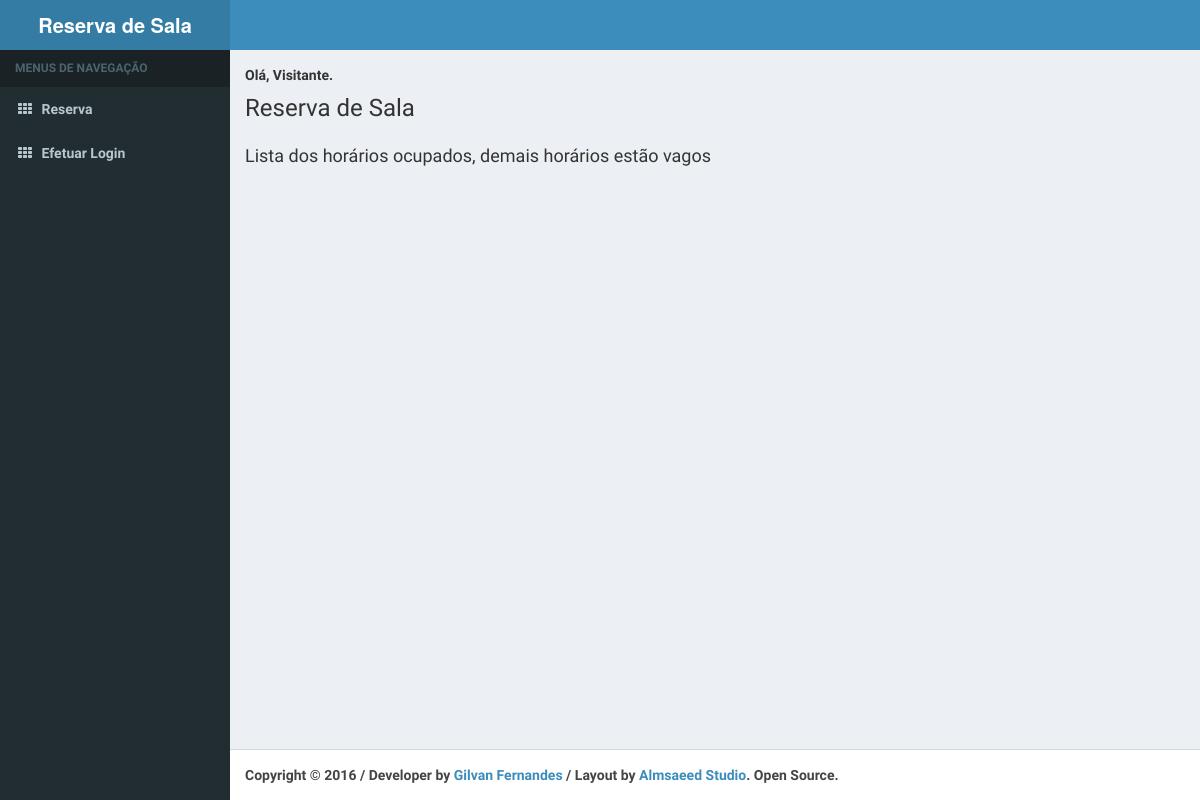
Before: / with the older database file.
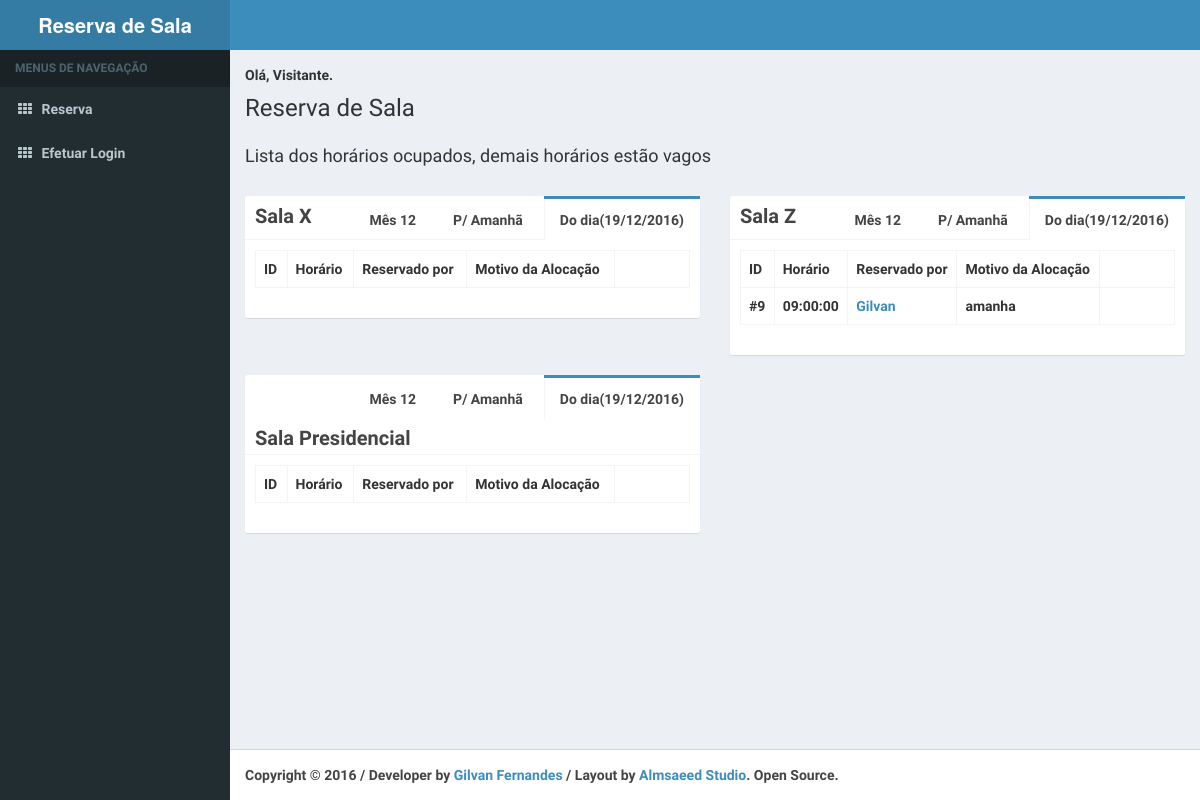
After: the same page with the newer database file.
### tables this page shows
CREATE TABLE `salas` (
  `id` int(11) NOT NULL AUTO_INCREMENT,
  `sala` varchar(45) NOT NULL,
  `detalhes` text,
  `status` int(11) NOT NULL DEFAULT '1',
  `data_cadastro` timestamp NOT NULL DEFAULT CURRENT_TIMESTAMP,
  `data_atualizacao` timestamp NULL DEFAULT NULL,
  PRIMARY KEY (`id`)
);

CREATE TABLE `salas_reservas` (
  `id` bigint(20) NOT NULL AUTO_INCREMENT,
  `descricao` text NOT NULL,
  `status` int(11) NOT NULL DEFAULT '1',
  `data` date NOT NULL,
  `hora` time NOT NULL,
  `data_historico` timestamp NOT NULL DEFAULT CURRENT_TIMESTAMP,
  `salas_id` int(11) NOT NULL,
  `usuarios_id` int(11) NOT NULL,
  PRIMARY KEY (`id`),
  KEY `fk_salas_reservas_salas_idx` (`salas_id`),
  KEY `fk_salas_reservas_usuarios1_idx` (`usuarios_id`),
  CONSTRAINT `fk_salas_reservas_salas` FOREIGN KEY (`salas_id`) REFERENCES `salas` (`id`) ON DELETE NO ACTION ON UPDATE NO ACTION,
  CONSTRAINT `fk_salas_reservas_usuarios1` FOREIGN KEY (`usuarios_id`) REFERENCES `usuarios` (`id`) ON DELETE NO ACTION ON UPDATE NO ACTION
);

CREATE TABLE `usuarios` (
  `id` int(11) NOT NULL AUTO_INCREMENT,
  `nome` varchar(45) NOT NULL,
  `email` varchar(100) NOT NULL,
  `senha` text NOT NULL,
  `status` tinyint(1) NOT NULL DEFAULT '1',
  `adm` tinyint(1) NOT NULL DEFAULT '0',
  `data_cadastro` timestamp NOT NULL DEFAULT CURRENT_TIMESTAMP,
  `data_alteracao` timestamp NULL DEFAULT NULL,
  PRIMARY KEY (`id`)
);

### application/controllers/Reserva.php (called while the page is built, shortened)
<?php
class Reserva extends CI_Controller {
    public function __construct(){
        $this->load->model('sala_model');
    }
    public function index($bRetorno = TRUE){
        $aData['rsSalas']          = $this->sala_model->getSala();
        $aData['rsReservasHoje']   = $this->sala_model->getReserva(3);
        $aData['rsReservasAmanha'] = $this->sala_model->getReserva(2);
        $aData['rsReservasMes']    = $this->sala_model->getReserva(1);
		$this->load->view('template_header');
		$this->load->view('reserva', $aData);
		$this->load->view('template_footer');
    }
}

### index.php (called while the page is built, shortened)
<?php
require_once BASEPATH.'core/CodeIgniter.php';

### application/models/Sala_model.php (called while the page is built, shortened)
<?php
class Sala_model extends CI_Model {
    public function getSala($iIdSala = NULL){
        if(!empty($iIdSala) && $iIdSala > 0){
            $this->db->where('id', $iIdSala);
            $rsQuery = $this->db->get('salas');
            return $rsQuery->row();
        }else{
            $sSQL  ="     SELECT *              ";
            $sSQL .="       FROM salas          ";
            $sSQL .="      WHERE status = 1;    ";
            $rsSQL = $this->db->query($sSQL);
            return $rsSQL->result();
        }
    }
    public function getReserva($iSQLDef){
        $sSQLReserva  = "      SELECT salas_reservas.id as id_reserva,                                        ";
        $sSQLReserva .= "             salas.id as id_sala,                                                    ";
        $sSQLReserva .= "             usuarios.id as id_usuario,                                              ";
        $sSQLReserva .= "             usuarios.nome as usuario,                                               ";
        $sSQLReserva .= "             usuarios.email as email,                                                ";
        $sSQLReserva .= "             salas.sala,                                                             ";
        $sSQLReserva .= "             salas_reservas.descricao,                                               ";
        $sSQLReserva .= "             usuarios.nome,                                                          ";
        $sSQLReserva .= "             salas_reservas.descricao as assunto,                                    ";
        $sSQLReserva .= "             salas_reservas.data,                                                    ";
        $sSQLReserva .= "             salas_reservas.hora                                                     ";
        $sSQLReserva .= "        FROM salas                                                                   ";
        $sSQLReserva .= "  INNER JOIN salas_reservas ON salas_reservas.salas_id = salas.id                    ";
        $sSQLReserva .= "  INNER JOIN usuarios       ON usuarios.id             = salas_reservas.usuarios_id  ";
        $sSQLReserva .= "       WHERE                                                                         ";
        switch ($iSQLDef) {
            case 1:
                $sSQLReserva .= " MONTH(salas_reservas.data)    = MONTH(current_date()) ";
                $sSQLReserva .= " AND YEAR(salas_reservas.data) = YEAR(current_date())  ";
                break;
            case 2:
                $sSQLReserva .= " DAY(salas_reservas.data)       = DAY(current_date()) +1 ";
                $sSQLReserva .= " AND MONTH(salas_reservas.data) = MONTH(current_date())  ";
                $sSQLReserva .= " AND YEAR(salas_reservas.data)  = YEAR(current_date())   ";
                break;
            case 3:
                $sSQLReserva .= " DAY(salas_reservas.data)       = DAY(current_date())    ";
                $sSQLReserva .= " AND MONTH(salas_reservas.data) = MONTH(current_date())  ";
                $sSQLReserva .= " AND YEAR(salas_reservas.data)  = YEAR(current_date())   ";
                break;
        }
        $sSQLReserva .= "         AND salas_reservas.status = 1                                     ";
        $sSQLReserva .= "         AND salas.status = 1                                              ";
        $sSQLReserva .= "    ORDER BY  salas_reservas.data,salas_reservas.hora;                     ";
        $rsSQLReserva = $this->db->query($sSQLReserva);
        return $rsSQLReserva->result();
    }
}

### application/views/reserva.php (the view, shortened to what the changed rows need)
<div class="content-wrapper">
  <section class="content-header">
    <h1>
      Reserva de Sala
    </h1>
  </section>
  <section class="content">
      <div class="row">
          <?php foreach ($rsSalas as $sSala): ?>
          <div class="col-md-6">
            <div class="nav-tabs-custom">
              <ul class="nav nav-tabs pull-right">
                <li class="active"><a href="#tab_1_1_<?php echo strtolower($sSala->id."_".str_replace(' ', '_', $sSala->sala));?>" data-toggle="tab" aria-expanded="true">Do dia(<?php echo date('d/m/Y');?>)</a></li>
                <li class=""><a href="#tab_2_2_<?php echo strtolower($sSala->id."_".str_replace(' ', '_', $sSala->sala));?>" data-toggle="tab" aria-expanded="false">P/ Amanhã</a></li>
                <li class=""><a href="#tab_3_3_<?php echo strtolower($sSala->id."_".str_replace(' ', '_', $sSala->sala));?>" data-toggle="tab" aria-expanded="false">Mês <?php echo date('m');?></a></li>
                <li class="pull-left header"><?php echo $sSala->sala ;?></li>
              </ul>
              <div class="tab-content">
                <div class="tab-pane active" id="tab_1_1_<?php echo strtolower($sSala->id."_".str_replace(' ', '_', $sSala->sala));?>">
                    <table class="table table-bordered">
                      <tbody><tr>
                        <th>ID</th>
                        <th>Horário</th>
                        <th>Reservado por</th>
                        <th>Motivo da Alocação</th>
                        <th style="width: 75px"></th>
                      </tr>
                      <?php foreach ($rsReservasHoje as $sReservaHoje): ?>
                          <?php if($sReservaHoje->id_sala == $sSala->id): ?>
                          <tr>
                            <td>#<?php echo $sReservaHoje->id_reserva;?></td>
                            <td><?php echo $sReservaHoje->hora;?></td>
                            <td><a href="mailto:<?php echo $sReservaHoje->email;?>"> <?php echo $sReservaHoje->usuario;?></a></td>
                            <td><?php echo $sReservaHoje->assunto;?></td>
                            <td>
                            </td>
                          </tr>
                          <?php endif;?>
                      <?php endforeach;?>
                    </tbody>
                   </table>
                </div>
              </div>
            </div>
          </div>
          <?php endforeach;?>
      </div>
  </section>
</div>

Changed rows visible on the page:
added salas: sala "Sala X"
added salas: sala "Sala Z"
added salas_reservas: id "9", hora "09:00:00", usuarios.nome "Gilvan", descricao "amanha"
added salas: sala "Sala Presidencial"
